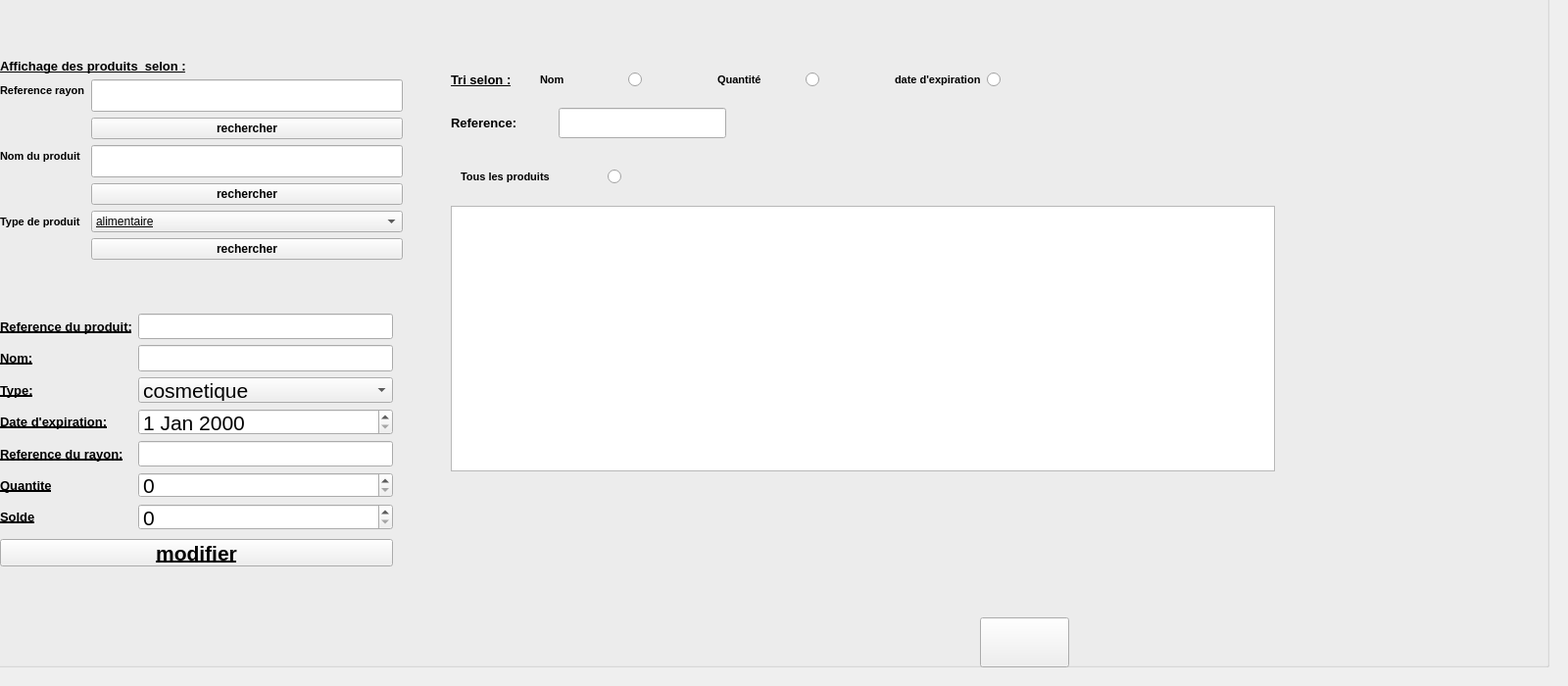
      <widget class="QWidget" name="tab_2">
       <attribute name="title">
        <string>gerer les produit du rayon</string>
       </attribute>
       <widget class="QGroupBox" name="groupBox_6">
        <property name="geometry">
         <rect>
          <x>-10</x>
          <y>-10</y>
          <width>1591</width>
          <height>691</height>
         </rect>
        </property>
        <property name="font">
         <font>
          <pointsize>16</pointsize>
          <weight>75</weight>
          <bold>true</bold>
          <underline>true</underline>
         </font>
        </property>
        <property name="styleSheet">
         <string notr="true">#groupBox_6{
background: url(:/boutonok/a.jpg);
}</string>
        </property>
        <property name="title">
         <string/>
        </property>
        <widget class="QLabel" name="label_5">
         <property name="geometry">
          <rect>
           <x>480</x>
           <y>170</y>
           <width>131</width>
           <height>41</height>
          </rect>
         </property>
         <property name="font">
          <font>
           <pointsize>8</pointsize>
           <weight>75</weight>
           <bold>true</bold>
           <underline>false</underline>
          </font>
         </property>
         <property name="styleSheet">
          <string notr="true">#label_5{
color: rgb(0, 0, 0);
}</string>
         </property>
         <property name="text">
          <string>Tous les produits</string>
         </property>
        </widget>
        <widget class="QRadioButton" name="radioButton_5">
         <property name="geometry">
          <rect>
           <x>630</x>
           <y>180</y>
           <width>21</width>
           <height>20</height>
          </rect>
         </property>
         <property name="text">
          <string/>
         </property>
        </widget>
        <widget class="QTableView" name="tableView">
         <property name="geometry">
          <rect>
           <x>470</x>
           <y>220</y>
           <width>841</width>
           <height>271</height>
          </rect>
         </property>
        </widget>
        <widget class="QPushButton" name="pushButton_7">
         <property name="geometry">
          <rect>
           <x>1010</x>
           <y>640</y>
           <width>91</width>
           <height>51</height>
          </rect>
         </property>
         <property name="styleSheet">
          <string notr="true">#pushButton{
background-color: transparent;
border-image: url(:/boutonok/FS.png);
background: none;
border: none;
background-repeat: none;
}

#ok:pressed{
background-color: transparent;
background: none;
border: none;
background-repeat: none;
}</string>
         </property>
         <property name="text">
          <string/>
         </property>
        </widget>
        <widget class="QPushButton" name="pushButton_22">
         <property name="geometry">
          <rect>
           <x>10</x>
           <y>560</y>
           <width>401</width>
           <height>28</height>
          </rect>
         </property>
         <property name="text">
          <string>modifier</string>
         </property>
        </widget>
        <widget class="QLabel" name="label_65">
         <property name="geometry">
          <rect>
           <x>470</x>
           <y>120</y>
           <width>131</width>
           <height>31</height>
          </rect>
         </property>
         <property name="font">
          <font>
           <pointsize>10</pointsize>
           <underline>false</underline>
          </font>
         </property>
         <property name="styleSheet">
          <string notr="true">#label_65{
color: rgb(0, 0, 0);
}</string>
         </property>
         <property name="text">
          <string>Reference:</string>
         </property>
        </widget>
        <widget class="QLineEdit" name="lineEdit_23">
         <property name="geometry">
          <rect>
           <x>580</x>
           <y>120</y>
           <width>171</width>
           <height>31</height>
          </rect>
         </property>
         <property name="font">
          <font>
           <pointsize>10</pointsize>
           <underline>false</underline>
          </font>
         </property>
         <property name="text">
          <string/>
         </property>
        </widget>
        <widget class="QPushButton" name="pushButton_27">
         <property name="geometry">
          <rect>
           <x>760</x>
           <y>100</y>
           <width>91</width>
           <height>71</height>
          </rect>
         </property>
         <property name="styleSheet">
          <string notr="true">#pushButton_27{
background-color: transparent;
border-image: url(:/boutonok/poubelle.png);
background: none;
border: none;
background-repeat: none;
}</string>
         </property>
         <property name="text">
          <string/>
         </property>
        </widget>
        <widget class="QWidget" name="layoutWidget_6">
         <property name="geometry">
          <rect>
           <x>470</x>
           <y>80</y>
           <width>631</width>
           <height>23</height>
          </rect>
         </property>
         <layout class="QHBoxLayout" name="horizontalLayout_10">
          <item>
           <widget class="QLabel" name="label_6">
            <property name="font">
             <font>
              <pointsize>10</pointsize>
              <weight>75</weight>
              <bold>true</bold>
              <underline>true</underline>
             </font>
            </property>
            <property name="styleSheet">
             <string notr="true">#label_6{
color: rgb(0, 0, 0);
}</string>
            </property>
            <property name="text">
             <string>Tri selon :</string>
            </property>
           </widget>
          </item>
          <item>
           <widget class="QLabel" name="label_8">
            <property name="font">
             <font>
              <pointsize>8</pointsize>
              <weight>75</weight>
              <bold>true</bold>
              <underline>false</underline>
             </font>
            </property>
            <property name="styleSheet">
             <string notr="true">#label_8{
color: rgb(0, 0, 0);
}</string>
            </property>
            <property name="text">
             <string>Nom</string>
            </property>
           </widget>
          </item>
          <item>
           <widget class="QRadioButton" name="radioButton_6">
            <property name="text">
             <string/>
            </property>
           </widget>
          </item>
          <item>
           <widget class="QLabel" name="label_7">
            <property name="font">
             <font>
              <pointsize>8</pointsize>
              <weight>75</weight>
              <bold>true</bold>
              <underline>false</underline>
             </font>
            </property>
            <property name="styleSheet">
             <string notr="true">#label_7{
color: rgb(0, 0, 0);
}</string>
            </property>
            <property name="text">
             <string>Quantité</string>
            </property>
           </widget>
          </item>
          <item>
           <widget class="QRadioButton" name="radioButton_7">
            <property name="text">
             <string/>
            </property>
           </widget>
          </item>
          <item>
           <widget class="QLabel" name="label_9">
            <property name="font">
             <font>
              <pointsize>8</pointsize>
              <weight>75</weight>
              <bold>true</bold>
              <underline>false</underline>
             </font>
            </property>
            <property name="styleSheet">
             <string notr="true">#label_9{
color: rgb(0, 0, 0);
}</string>
            </property>
            <property name="text">
             <string>date d'expiration</string>
            </property>
           </widget>
          </item>
          <item>
           <widget class="QRadioButton" name="radioButton_8">
            <property name="text">
             <string/>
            </property>
           </widget>
          </item>
         </layout>
        </widget>
        <widget class="QWidget" name="layoutWidget_7">
         <property name="geometry">
          <rect>
           <x>10</x>
           <y>70</y>
           <width>411</width>
           <height>264</height>
          </rect>
         </property>
         <layout class="QFormLayout" name="formLayout_3">
          <item row="0" column="0" colspan="2">
           <widget class="QLabel" name="label_2">
            <property name="font">
             <font>
              <pointsize>10</pointsize>
              <weight>75</weight>
              <bold>true</bold>
              <underline>true</underline>
             </font>
            </property>
            <property name="styleSheet">
             <string notr="true">#label_2{
color: rgb(0, 0, 0);
}</string>
            </property>
            <property name="text">
             <string>Affichage des produits  selon :</string>
            </property>
           </widget>
          </item>
          <item row="2" column="0">
           <widget class="QLabel" name="label_3">
            <property name="font">
             <font>
              <pointsize>8</pointsize>
              <weight>75</weight>
              <bold>true</bold>
              <underline>false</underline>
             </font>
            </property>
            <property name="styleSheet">
             <string notr="true">#label_3{
color: rgb(0, 0, 0);
}</string>
            </property>
            <property name="text">
             <string>Reference rayon</string>
            </property>
           </widget>
          </item>
          <item row="2" column="1">
           <widget class="QLineEdit" name="lineEdit"/>
          </item>
          <item row="3" column="1">
           <widget class="QPushButton" name="pushButton_4">
            <property name="font">
             <font>
              <pointsize>9</pointsize>
              <weight>75</weight>
              <bold>true</bold>
              <underline>false</underline>
             </font>
            </property>
            <property name="styleSheet">
             <string notr="true">QPushButton_4 {
     color: #fff !important;
text-transform: uppercase;
text-decoration: none;
background: #e12d4e;
padding: 20px;
border-radius: 5px;
display: inline-block;
border: none;
transition: all 0.4s ease 0s;
 }
 QPushButton:hover {
     background: #434343;
letter-spacing: 1px;
-webkit-box-shadow: 0px 5px 40px -10px rgba(0,0,0,0.57);
-moz-box-shadow: 0px 5px 40px -10px rgba(0,0,0,0.57);
box-shadow: 5px 40px -10px rgba(0,0,0,0.57);
transition: all 0.4s ease 0s;
 }</string>
            </property>
            <property name="text">
             <string>rechercher</string>
            </property>
           </widget>
          </item>
          <item row="4" column="0">
           <widget class="QLabel" name="label_4">
            <property name="font">
             <font>
              <pointsize>8</pointsize>
              <weight>75</weight>
              <bold>true</bold>
              <underline>false</underline>
             </font>
            </property>
            <property name="styleSheet">
             <string notr="true">#label_4{
color: rgb(0, 0, 0);
}</string>
            </property>
            <property name="text">
             <string>Nom du produit</string>
            </property>
           </widget>
          </item>
          <item row="4" column="1">
           <widget class="QLineEdit" name="lineEdit_2"/>
          </item>
          <item row="5" column="1">
           <widget class="QPushButton" name="pushButton_5">
            <property name="font">
             <font>
              <pointsize>9</pointsize>
              <weight>75</weight>
              <bold>true</bold>
              <underline>false</underline>
             </font>
            </property>
            <property name="text">
             <string>rechercher</string>
            </property>
           </widget>
          </item>
          <item row="6" column="0">
           <widget class="QLabel" name="label">
            <property name="font">
             <font>
              <pointsize>8</pointsize>
              <weight>75</weight>
              <bold>true</bold>
              <underline>false</underline>
             </font>
            </property>
            <property name="styleSheet">
             <string notr="true">#label{
color: rgb(0, 0, 0);
}</string>
            </property>
            <property name="text">
             <string>Type de produit</string>
            </property>
           </widget>
          </item>
          <item row="6" column="1">
           <widget class="QComboBox" name="comboBox_8">
            <property name="font">
             <font>
              <pointsize>9</pointsize>
              <weight>50</weight>
              <bold>false</bold>
             </font>
            </property>
            <item>
             <property name="text">
              <string>alimentaire</string>
             </property>
            </item>
            <item>
             <property name="text">
              <string>cosmetique</string>
             </property>
            </item>
            <item>
             <property name="text">
              <string>entretien</string>
             </property>
            </item>
            <item>
             <property name="text">
              <string>vestimentaire</string>
             </property>
            </item>
            <item>
             <property name="text">
              <string>electromenager</string>
             </property>
            </item>
            <item>
             <property name="text">
              <string>bureautique</string>
             </property>
            </item>
           </widget>
          </item>
          <item row="7" column="1">
           <widget class="QPushButton" name="pushButton_6">
            <property name="font">
             <font>
              <pointsize>9</pointsize>
              <weight>75</weight>
              <bold>true</bold>
              <underline>false</underline>
             </font>
            </property>
            <property name="text">
             <string>rechercher</string>
            </property>
           </widget>
          </item>
         </layout>
        </widget>
        <widget class="QWidget" name="layoutWidget_8">
         <property name="geometry">
          <rect>
           <x>10</x>
           <y>330</y>
           <width>401</width>
           <height>221</height>
          </rect>
         </property>
         <layout class="QFormLayout" name="formLayout_4">
          <item row="0" column="0">
           <widget class="QLabel" name="ref_15">
            <property name="font">
             <font>
              <pointsize>10</pointsize>
              <weight>75</weight>
              <bold>true</bold>
             </font>
            </property>
            <property name="styleSheet">
             <string notr="true">#ref_15{
color: rgb(0, 0, 0);
}</string>
            </property>
            <property name="text">
             <string>Reference du produit:</string>
            </property>
           </widget>
          </item>
          <item row="0" column="1">
           <widget class="QLineEdit" name="refedit_9">
            <property name="font">
             <font>
              <weight>50</weight>
              <bold>false</bold>
              <underline>false</underline>
             </font>
            </property>
            <property name="text">
             <string/>
            </property>
           </widget>
          </item>
          <item row="1" column="0">
           <widget class="QLabel" name="ref_14">
            <property name="font">
             <font>
              <pointsize>10</pointsize>
              <weight>75</weight>
              <bold>true</bold>
             </font>
            </property>
            <property name="styleSheet">
             <string notr="true">#ref_14{
color: rgb(0, 0, 0);
}</string>
            </property>
            <property name="text">
             <string>Nom:</string>
            </property>
           </widget>
          </item>
          <item row="1" column="1">
           <widget class="QLineEdit" name="refedit_10">
            <property name="font">
             <font>
              <weight>50</weight>
              <bold>false</bold>
              <underline>false</underline>
             </font>
            </property>
            <property name="text">
             <string/>
            </property>
           </widget>
          </item>
          <item row="2" column="0">
           <widget class="QLabel" name="ref_13">
            <property name="font">
             <font>
              <pointsize>10</pointsize>
              <weight>75</weight>
              <bold>true</bold>
             </font>
            </property>
            <property name="text">
             <string>Type:</string>
            </property>
           </widget>
          </item>
          <item row="2" column="1">
           <widget class="QComboBox" name="comboBox_9">
            <property name="font">
             <font>
              <weight>50</weight>
              <bold>false</bold>
              <underline>false</underline>
             </font>
            </property>
            <item>
             <property name="text">
              <string>cosmetique</string>
             </property>
            </item>
            <item>
             <property name="text">
              <string>alimentaire</string>
             </property>
            </item>
           </widget>
          </item>
          <item row="3" column="0">
           <widget class="QLabel" name="type_7">
            <property name="font">
             <font>
              <pointsize>10</pointsize>
              <weight>75</weight>
              <bold>true</bold>
             </font>
            </property>
            <property name="text">
             <string>Date d'expiration:</string>
            </property>
           </widget>
          </item>
          <item row="3" column="1">
           <widget class="QDateEdit" name="dateEdit_3">
            <property name="font">
             <font>
              <weight>50</weight>
              <bold>false</bold>
              <underline>false</underline>
             </font>
            </property>
            <property name="keyboardTracking">
             <bool>false</bool>
            </property>
           </widget>
          </item>
          <item row="4" column="0">
           <widget class="QLabel" name="ref_16">
            <property name="font">
             <font>
              <pointsize>10</pointsize>
              <weight>75</weight>
              <bold>true</bold>
             </font>
            </property>
            <property name="text">
             <string>Reference du rayon:</string>
            </property>
           </widget>
          </item>
          <item row="4" column="1">
           <widget class="QLineEdit" name="refrayedit_3">
            <property name="font">
             <font>
              <weight>50</weight>
              <bold>false</bold>
              <underline>false</underline>
             </font>
            </property>
            <property name="text">
             <string/>
            </property>
           </widget>
          </item>
          <item row="5" column="0">
           <widget class="QLabel" name="id_emp_9">
            <property name="font">
             <font>
              <pointsize>10</pointsize>
              <weight>75</weight>
              <bold>true</bold>
             </font>
            </property>
            <property name="text">
             <string>Quantite</string>
            </property>
           </widget>
          </item>
          <item row="5" column="1">
           <widget class="QSpinBox" name="spinBox_5">
            <property name="font">
             <font>
              <weight>50</weight>
              <bold>false</bold>
              <underline>false</underline>
             </font>
            </property>
           </widget>
          </item>
          <item row="6" column="0">
           <widget class="QLabel" name="id_emp_10">
            <property name="font">
             <font>
              <pointsize>10</pointsize>
              <weight>75</weight>
              <bold>true</bold>
             </font>
            </property>
            <property name="text">
             <string>Solde</string>
            </property>
           </widget>
          </item>
          <item row="6" column="1">
           <widget class="QSpinBox" name="spinBox_6">
            <property name="font">
             <font>
              <weight>50</weight>
              <bold>false</bold>
              <underline>false</underline>
             </font>
            </property>
           </widget>
          </item>
         </layout>
        </widget>
       </widget>
      </widget>
